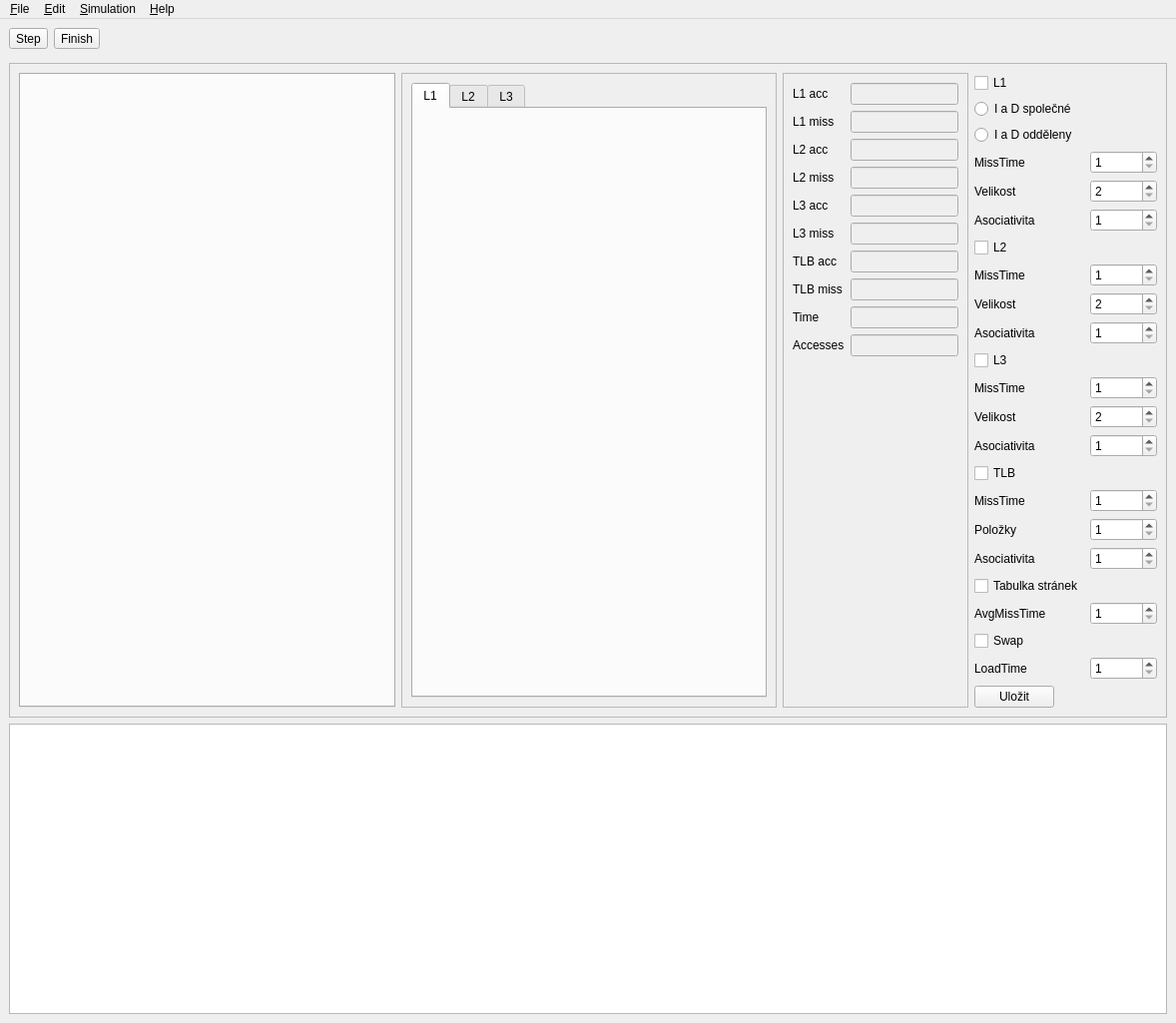
<?xml version="1.0" encoding="UTF-8"?>
<ui version="4.0">
 <class>MainWindow</class>
 <widget class="QMainWindow" name="MainWindow">
  <property name="geometry">
   <rect>
    <x>0</x>
    <y>0</y>
    <width>1178</width>
    <height>1025</height>
   </rect>
  </property>
  <property name="windowTitle">
   <string>MemSim</string>
  </property>
  <widget class="QWidget" name="centralwidget">
   <layout class="QVBoxLayout" name="verticalLayout">
    <item>
     <layout class="QHBoxLayout" name="horizontalLayout_3">
      <property name="bottomMargin">
       <number>8</number>
      </property>
      <item>
       <widget class="QToolButton" name="step_button">
        <property name="enabled">
         <bool>true</bool>
        </property>
        <property name="text">
         <string>Step</string>
        </property>
       </widget>
      </item>
      <item>
       <widget class="QToolButton" name="finish_button">
        <property name="enabled">
         <bool>true</bool>
        </property>
        <property name="text">
         <string>Finish</string>
        </property>
       </widget>
      </item>
      <item>
       <spacer name="horizontalSpacer">
        <property name="orientation">
         <enum>Qt::Horizontal</enum>
        </property>
        <property name="sizeHint" stdset="0">
         <size>
          <width>40</width>
          <height>20</height>
         </size>
        </property>
       </spacer>
      </item>
     </layout>
    </item>
    <item>
     <widget class="QFrame" name="frame_2">
      <property name="sizePolicy">
       <sizepolicy hsizetype="Minimum" vsizetype="Minimum">
        <horstretch>0</horstretch>
        <verstretch>0</verstretch>
       </sizepolicy>
      </property>
      <property name="frameShape">
       <enum>QFrame::StyledPanel</enum>
      </property>
      <property name="frameShadow">
       <enum>QFrame::Raised</enum>
      </property>
      <layout class="QHBoxLayout" name="horizontalLayout">
       <item>
        <widget class="QTabWidget" name="tabWidget"/>
       </item>
       <item>
        <widget class="QFrame" name="frame">
         <property name="frameShape">
          <enum>QFrame::StyledPanel</enum>
         </property>
         <property name="frameShadow">
          <enum>QFrame::Raised</enum>
         </property>
         <layout class="QGridLayout" name="gridLayout_2">
          <item row="0" column="0">
           <widget class="QTabWidget" name="viztabs">
            <property name="currentIndex">
             <number>0</number>
            </property>
            <widget class="QWidget" name="l1tab">
             <attribute name="title">
              <string>L1</string>
             </attribute>
             <layout class="QGridLayout" name="gridLayout_3">
              <item row="0" column="0">
               <widget class="MemSimVis" name="widget" native="true"/>
              </item>
             </layout>
            </widget>
            <widget class="QWidget" name="l2tab">
             <attribute name="title">
              <string>L2</string>
             </attribute>
            </widget>
            <widget class="QWidget" name="l3tab">
             <attribute name="title">
              <string>L3</string>
             </attribute>
            </widget>
           </widget>
          </item>
         </layout>
        </widget>
       </item>
       <item>
        <widget class="QFrame" name="frame_3">
         <property name="sizePolicy">
          <sizepolicy hsizetype="Fixed" vsizetype="Preferred">
           <horstretch>0</horstretch>
           <verstretch>0</verstretch>
          </sizepolicy>
         </property>
         <property name="frameShape">
          <enum>QFrame::StyledPanel</enum>
         </property>
         <property name="frameShadow">
          <enum>QFrame::Raised</enum>
         </property>
         <layout class="QFormLayout" name="formLayout_2">
          <property name="fieldGrowthPolicy">
           <enum>QFormLayout::AllNonFixedFieldsGrow</enum>
          </property>
          <item row="0" column="0">
           <widget class="QLabel" name="labsd">
            <property name="text">
             <string>L1 acc</string>
            </property>
           </widget>
          </item>
          <item row="0" column="1">
           <widget class="QLineEdit" name="l1acc">
            <property name="enabled">
             <bool>false</bool>
            </property>
           </widget>
          </item>
          <item row="1" column="0">
           <widget class="QLabel" name="l">
            <property name="text">
             <string>L1 miss</string>
            </property>
           </widget>
          </item>
          <item row="1" column="1">
           <widget class="QLineEdit" name="l1missval">
            <property name="enabled">
             <bool>false</bool>
            </property>
           </widget>
          </item>
          <item row="2" column="0">
           <widget class="QLabel" name="label_17">
            <property name="text">
             <string>L2 acc</string>
            </property>
           </widget>
          </item>
          <item row="2" column="1">
           <widget class="QLineEdit" name="l2acc">
            <property name="enabled">
             <bool>false</bool>
            </property>
           </widget>
          </item>
          <item row="3" column="0">
           <widget class="QLabel" name="label_18">
            <property name="text">
             <string>L2 miss</string>
            </property>
           </widget>
          </item>
          <item row="3" column="1">
           <widget class="QLineEdit" name="l2missval">
            <property name="enabled">
             <bool>false</bool>
            </property>
           </widget>
          </item>
          <item row="4" column="0">
           <widget class="QLabel" name="label_19">
            <property name="text">
             <string>L3 acc</string>
            </property>
           </widget>
          </item>
          <item row="4" column="1">
           <widget class="QLineEdit" name="l3acc">
            <property name="enabled">
             <bool>false</bool>
            </property>
           </widget>
          </item>
          <item row="5" column="0">
           <widget class="QLabel" name="label_20">
            <property name="text">
             <string>L3 miss</string>
            </property>
           </widget>
          </item>
          <item row="5" column="1">
           <widget class="QLineEdit" name="l3missval">
            <property name="enabled">
             <bool>false</bool>
            </property>
           </widget>
          </item>
          <item row="6" column="0">
           <widget class="QLabel" name="label_21">
            <property name="text">
             <string>TLB acc</string>
            </property>
           </widget>
          </item>
          <item row="6" column="1">
           <widget class="QLineEdit" name="tlbacc">
            <property name="enabled">
             <bool>false</bool>
            </property>
           </widget>
          </item>
          <item row="7" column="0">
           <widget class="QLabel" name="label_22">
            <property name="text">
             <string>TLB miss</string>
            </property>
           </widget>
          </item>
          <item row="7" column="1">
           <widget class="QLineEdit" name="tlbmissval">
            <property name="enabled">
             <bool>false</bool>
            </property>
           </widget>
          </item>
          <item row="9" column="0">
           <widget class="QLabel" name="label_23">
            <property name="text">
             <string>Time</string>
            </property>
           </widget>
          </item>
          <item row="9" column="1">
           <widget class="QLineEdit" name="time">
            <property name="enabled">
             <bool>false</bool>
            </property>
           </widget>
          </item>
          <item row="10" column="0">
           <widget class="QLabel" name="label_24">
            <property name="text">
             <string>Accesses</string>
            </property>
           </widget>
          </item>
          <item row="10" column="1">
           <widget class="QLineEdit" name="accesses">
            <property name="enabled">
             <bool>false</bool>
            </property>
           </widget>
          </item>
         </layout>
        </widget>
       </item>
       <item>
        <layout class="QFormLayout" name="formLayout">
         <property name="sizeConstraint">
          <enum>QLayout::SetDefaultConstraint</enum>
         </property>
         <property name="fieldGrowthPolicy">
          <enum>QFormLayout::AllNonFixedFieldsGrow</enum>
         </property>
         <item row="0" column="0">
          <widget class="QCheckBox" name="l1check">
           <property name="text">
            <string>L1</string>
           </property>
          </widget>
         </item>
         <item row="1" column="0">
          <widget class="QRadioButton" name="anoldradio">
           <property name="text">
            <string>I a D společné</string>
           </property>
          </widget>
         </item>
         <item row="2" column="0">
          <widget class="QRadioButton" name="neldradio">
           <property name="text">
            <string>I a D odděleny</string>
           </property>
          </widget>
         </item>
         <item row="3" column="0">
          <widget class="QLabel" name="label_2">
           <property name="text">
            <string>MissTime</string>
           </property>
          </widget>
         </item>
         <item row="3" column="1">
          <widget class="QSpinBox" name="l1miss">
           <property name="minimum">
            <number>1</number>
           </property>
           <property name="maximum">
            <number>999999999</number>
           </property>
          </widget>
         </item>
         <item row="4" column="0">
          <widget class="QLabel" name="label_6">
           <property name="text">
            <string>Velikost</string>
           </property>
          </widget>
         </item>
         <item row="4" column="1">
          <widget class="PowerSpinBox" name="l1size">
           <property name="minimum">
            <number>2</number>
           </property>
           <property name="maximum">
            <number>999999999</number>
           </property>
          </widget>
         </item>
         <item row="5" column="0">
          <widget class="QLabel" name="label_7">
           <property name="text">
            <string>Asociativita</string>
           </property>
          </widget>
         </item>
         <item row="5" column="1">
          <widget class="PowerSpinBox" name="l1assoc">
           <property name="minimum">
            <number>1</number>
           </property>
           <property name="maximum">
            <number>999999999</number>
           </property>
          </widget>
         </item>
         <item row="6" column="0">
          <widget class="QCheckBox" name="l2check">
           <property name="text">
            <string>L2</string>
           </property>
          </widget>
         </item>
         <item row="7" column="0">
          <widget class="QLabel" name="label_5">
           <property name="text">
            <string>MissTime</string>
           </property>
          </widget>
         </item>
         <item row="7" column="1">
          <widget class="QSpinBox" name="l2miss">
           <property name="minimum">
            <number>1</number>
           </property>
           <property name="maximum">
            <number>999999999</number>
           </property>
          </widget>
         </item>
         <item row="8" column="0">
          <widget class="QLabel" name="label_3">
           <property name="text">
            <string>Velikost</string>
           </property>
          </widget>
         </item>
         <item row="8" column="1">
          <widget class="PowerSpinBox" name="l2size">
           <property name="minimum">
            <number>2</number>
           </property>
           <property name="maximum">
            <number>999999999</number>
           </property>
          </widget>
         </item>
         <item row="9" column="0">
          <widget class="QLabel" name="label_4">
           <property name="text">
            <string>Asociativita</string>
           </property>
          </widget>
         </item>
         <item row="9" column="1">
          <widget class="PowerSpinBox" name="l2assoc">
           <property name="minimum">
            <number>1</number>
           </property>
           <property name="maximum">
            <number>999999999</number>
           </property>
          </widget>
         </item>
         <item row="10" column="0">
          <widget class="QCheckBox" name="l3check">
           <property name="text">
            <string>L3</string>
           </property>
          </widget>
         </item>
         <item row="11" column="0">
          <widget class="QLabel" name="label_12">
           <property name="text">
            <string>MissTime</string>
           </property>
          </widget>
         </item>
         <item row="11" column="1">
          <widget class="QSpinBox" name="l3miss">
           <property name="minimum">
            <number>1</number>
           </property>
           <property name="maximum">
            <number>999999999</number>
           </property>
          </widget>
         </item>
         <item row="12" column="0">
          <widget class="QLabel" name="label_8">
           <property name="text">
            <string>Velikost</string>
           </property>
          </widget>
         </item>
         <item row="12" column="1">
          <widget class="PowerSpinBox" name="l3size">
           <property name="minimum">
            <number>2</number>
           </property>
           <property name="maximum">
            <number>999999999</number>
           </property>
          </widget>
         </item>
         <item row="13" column="0">
          <widget class="QLabel" name="label_9">
           <property name="text">
            <string>Asociativita</string>
           </property>
          </widget>
         </item>
         <item row="13" column="1">
          <widget class="PowerSpinBox" name="l3assoc">
           <property name="minimum">
            <number>1</number>
           </property>
           <property name="maximum">
            <number>999999999</number>
           </property>
          </widget>
         </item>
         <item row="14" column="0">
          <widget class="QCheckBox" name="tlbcheck">
           <property name="text">
            <string>TLB</string>
           </property>
          </widget>
         </item>
         <item row="15" column="0">
          <widget class="QLabel" name="label">
           <property name="text">
            <string>MissTime</string>
           </property>
          </widget>
         </item>
         <item row="15" column="1">
          <widget class="QSpinBox" name="tlbmiss">
           <property name="minimum">
            <number>1</number>
           </property>
           <property name="maximum">
            <number>999999999</number>
           </property>
          </widget>
         </item>
         <item row="16" column="0">
          <widget class="QLabel" name="label_10">
           <property name="text">
            <string>Položky</string>
           </property>
          </widget>
         </item>
         <item row="16" column="1">
          <widget class="PowerSpinBox" name="tlbentries">
           <property name="minimum">
            <number>1</number>
           </property>
           <property name="maximum">
            <number>999999999</number>
           </property>
          </widget>
         </item>
         <item row="17" column="0">
          <widget class="QLabel" name="label_11">
           <property name="text">
            <string>Asociativita</string>
           </property>
          </widget>
         </item>
         <item row="17" column="1">
          <widget class="PowerSpinBox" name="tlbassoc">
           <property name="minimum">
            <number>1</number>
           </property>
           <property name="maximum">
            <number>999999999</number>
           </property>
          </widget>
         </item>
         <item row="18" column="0">
          <widget class="QCheckBox" name="pgtblcheck">
           <property name="text">
            <string>Tabulka stránek</string>
           </property>
          </widget>
         </item>
         <item row="19" column="0">
          <widget class="QLabel" name="label_13">
           <property name="text">
            <string>AvgMissTime</string>
           </property>
          </widget>
         </item>
         <item row="19" column="1">
          <widget class="QSpinBox" name="pgtablemiss">
           <property name="minimum">
            <number>1</number>
           </property>
           <property name="maximum">
            <number>999999999</number>
           </property>
          </widget>
         </item>
         <item row="21" column="0">
          <widget class="QLabel" name="label_14">
           <property name="text">
            <string>LoadTime</string>
           </property>
          </widget>
         </item>
         <item row="22" column="0">
          <widget class="QPushButton" name="pushButton">
           <property name="text">
            <string>Uložit</string>
           </property>
          </widget>
         </item>
         <item row="21" column="1">
          <widget class="QSpinBox" name="swapmiss">
           <property name="minimum">
            <number>1</number>
           </property>
           <property name="maximum">
            <number>999999999</number>
           </property>
          </widget>
         </item>
         <item row="20" column="0">
          <widget class="QCheckBox" name="swapcheck">
           <property name="text">
            <string>Swap</string>
           </property>
          </widget>
         </item>
        </layout>
       </item>
      </layout>
     </widget>
    </item>
    <item>
     <widget class="QPlainTextEdit" name="plainTextEdit">
      <property name="enabled">
       <bool>true</bool>
      </property>
      <property name="readOnly">
       <bool>true</bool>
      </property>
     </widget>
    </item>
   </layout>
  </widget>
  <widget class="QMenuBar" name="menubar">
   <property name="geometry">
    <rect>
     <x>0</x>
     <y>0</y>
     <width>1178</width>
     <height>27</height>
    </rect>
   </property>
   <widget class="QMenu" name="menuFile">
    <property name="title">
     <string>&amp;File</string>
    </property>
    <addaction name="action_Load_File"/>
   </widget>
   <widget class="QMenu" name="menuEdit">
    <property name="title">
     <string>&amp;Edit</string>
    </property>
    <addaction name="action_Settings"/>
   </widget>
   <widget class="QMenu" name="menuSimulation">
    <property name="title">
     <string>&amp;Simulation</string>
    </property>
    <addaction name="actionRun"/>
    <addaction name="actionRun_stp"/>
   </widget>
   <widget class="QMenu" name="menuHelp">
    <property name="title">
     <string>&amp;Help</string>
    </property>
   </widget>
   <addaction name="menuFile"/>
   <addaction name="menuEdit"/>
   <addaction name="menuSimulation"/>
   <addaction name="menuHelp"/>
  </widget>
  <action name="actionRun">
   <property name="text">
    <string>R&amp;un</string>
   </property>
  </action>
  <action name="action_Load_File">
   <property name="text">
    <string>&amp;Load File</string>
   </property>
  </action>
  <action name="action_Settings">
   <property name="text">
    <string>&amp;Settings</string>
   </property>
  </action>
  <action name="actionRun_stp">
   <property name="text">
    <string>Run step</string>
   </property>
  </action>
 </widget>
 <customwidgets>
  <customwidget>
   <class>PowerSpinBox</class>
   <extends>QSpinBox</extends>
   <header location="global">powerspinbox.h</header>
  </customwidget>
  <customwidget>
   <class>MemSimVis</class>
   <extends>QWidget</extends>
   <header location="global">memsimvis.h</header>
   <container>1</container>
  </customwidget>
 </customwidgets>
 <resources/>
 <connections>
  <connection>
   <sender>pgtblcheck</sender>
   <signal>clicked(bool)</signal>
   <receiver>tlbcheck</receiver>
   <slot>setEnabled(bool)</slot>
   <hints>
    <hint type="sourcelabel">
     <x>556</x>
     <y>752</y>
    </hint>
    <hint type="destinationlabel">
     <x>479</x>
     <y>612</y>
    </hint>
   </hints>
  </connection>
  <connection>
   <sender>pgtblcheck</sender>
   <signal>clicked(bool)</signal>
   <receiver>swapcheck</receiver>
   <slot>setEnabled(bool)</slot>
   <hints>
    <hint type="sourcelabel">
     <x>556</x>
     <y>752</y>
    </hint>
    <hint type="destinationlabel">
     <x>491</x>
     <y>820</y>
    </hint>
   </hints>
  </connection>
 </connections>
</ui>
